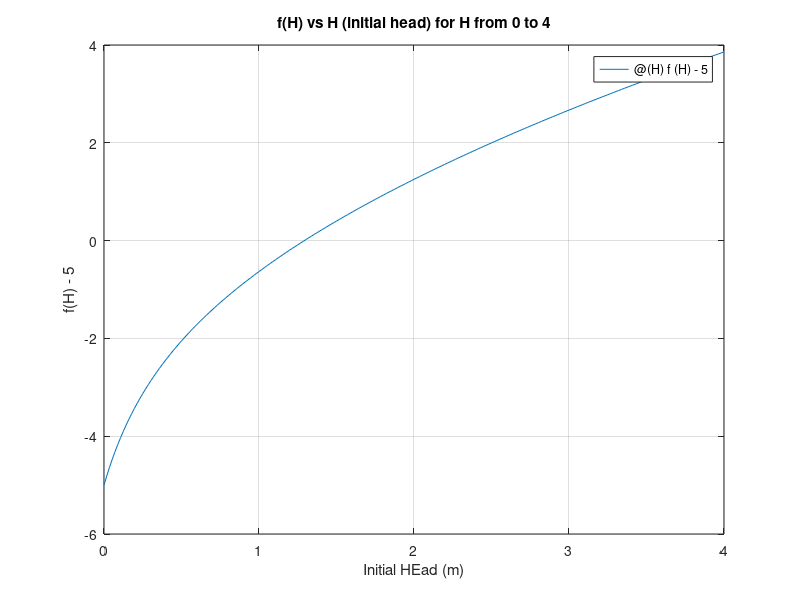

Reproduce this figure in MATLAB. (Note: this script raises an error after producing the figure.)
% Zein Hajj-Ali
% 101020677

xl = 0;
xu = 4;
Edes = 0.0000001;
g = 9.81;
t = 2.5;
L = 4;

f = @(H) sqrt(2*g*H)*tanh(sqrt(((2*g*H)/(2*L))*t));

rootfinder = @(H) f(H)-5;

figure(1);
fplot(rootfinder, [0 4]);
title("f(H) vs H (initial head) for H from 0 to 4");
xlabel("Initial HEad (m)");
ylabel("f(H) - 5");
grid on;

root = part4BISECT(rootfinder, xl, xu, Edes);
fprintf("the intital head needed to achieve v = 5 in 2.5 second for a 4 meter long pipe is %10f \n", root);